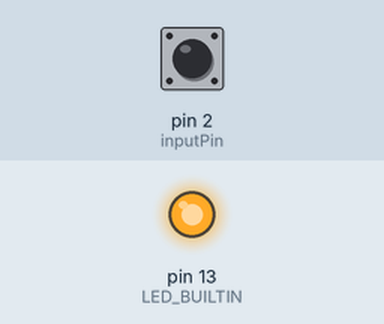
Recording of a sketch running on a simulated Arduino Uno, built with avr-gcc and run on an emulated ATmega328P. Shown: output pins drawn as LEDs (lit = HIGH). The inputs (shaded band) are chosen by the test bench; at power-on: pin 2 (inputPin) HIGH.

Above: at 2.2 s.
2.3 s: pin 2 (inputPin) pulled LOW for 0.15 s
At 2.37 s:
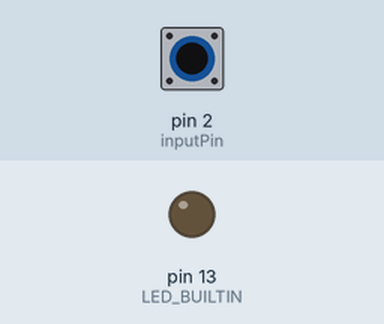
3.9 s: pin 2 (inputPin) pulled LOW for 3.2 s
At 8.0 s:
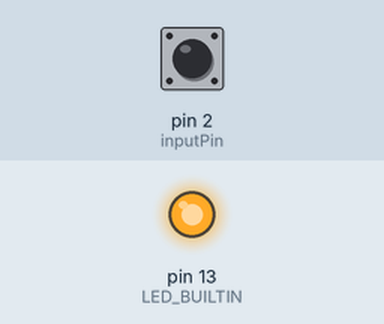
Timing chart, 0 to 9.5 s (numbered marks = the images above; inputs shaded):
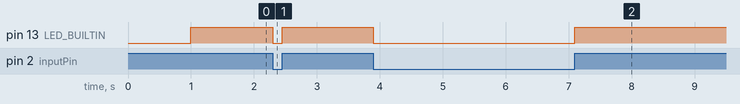

Measured:
- after the input at 2.3 s, pin 13 (LED_BUILTIN): HIGH → LOW at once, → HIGH 0.15 s later
- after the input at 3.9 s, pin 13 (LED_BUILTIN): HIGH → LOW at once, → HIGH 3.2 s later

The sketch:

PIR_Mustang.ino
```cpp
int inputPin = 2;
int pirState = LOW;
int val = 0;
void setup() {
  Serial.begin(115200);
  delay(1000);
  pinMode(LED_BUILTIN,OUTPUT);
  pinMode(inputPin,INPUT_PULLUP);
}

void loop() {
  digitalWrite(LED_BUILTIN,digitalRead(inputPin));
  /*
  val = digitalRead(inputPin);
  if(val==HIGH){
    digitalWrite(LED_BUILTIN,HIGH);
    if(pirState==LOW){
      Serial.println("Motion Detected!");
      pirState = HIGH;
    }
  }
  if(val==LOW){
    digitalWrite(LED_BUILTIN,LOW);
    if(pirState==HIGH){
      Serial.println("Motion Ended!");
      pirState = LOW;
    }
  }*/
}
```
